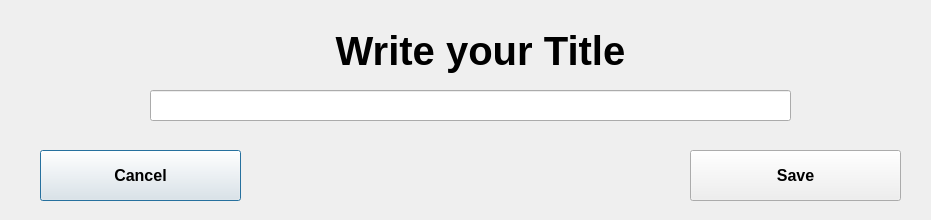
<?xml version="1.0" encoding="UTF-8"?>
<ui version="4.0">
 <class>TitleDIalog</class>
 <widget class="QDialog" name="TitleDIalog">
  <property name="geometry">
   <rect>
    <x>0</x>
    <y>0</y>
    <width>931</width>
    <height>220</height>
   </rect>
  </property>
  <property name="windowTitle">
   <string>TitleDIalog</string>
  </property>
  <widget class="QLabel" name="DialogTitle">
   <property name="geometry">
    <rect>
     <x>210</x>
     <y>10</y>
     <width>541</width>
     <height>81</height>
    </rect>
   </property>
   <property name="font">
    <font>
     <pointsize>30</pointsize>
     <bold>true</bold>
    </font>
   </property>
   <property name="text">
    <string>Write your Title</string>
   </property>
   <property name="alignment">
    <set>Qt::AlignmentFlag::AlignCenter</set>
   </property>
  </widget>
  <widget class="QLineEdit" name="titleEdit">
   <property name="geometry">
    <rect>
     <x>150</x>
     <y>90</y>
     <width>641</width>
     <height>31</height>
    </rect>
   </property>
   <property name="font">
    <font>
     <pointsize>20</pointsize>
     <bold>false</bold>
    </font>
   </property>
   <property name="alignment">
    <set>Qt::AlignmentFlag::AlignCenter</set>
   </property>
  </widget>
  <widget class="QPushButton" name="goBackButton">
   <property name="geometry">
    <rect>
     <x>40</x>
     <y>150</y>
     <width>201</width>
     <height>51</height>
    </rect>
   </property>
   <property name="font">
    <font>
     <pointsize>12</pointsize>
     <bold>true</bold>
    </font>
   </property>
   <property name="text">
    <string>Cancel</string>
   </property>
  </widget>
  <widget class="QPushButton" name="saveButton">
   <property name="geometry">
    <rect>
     <x>690</x>
     <y>150</y>
     <width>211</width>
     <height>51</height>
    </rect>
   </property>
   <property name="font">
    <font>
     <pointsize>12</pointsize>
     <bold>true</bold>
    </font>
   </property>
   <property name="text">
    <string>Save</string>
   </property>
  </widget>
 </widget>
 <resources/>
 <connections/>
</ui>
